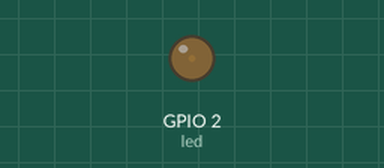
The program below on a simulated ESP8266 board running MicroPython. Parts: output pins drawn as LEDs (lit = HIGH, except the on-board LED, lit = LOW). What the program prints to the serial console is not drawn.

Above: at 0.05 s.
At 1.05 s:
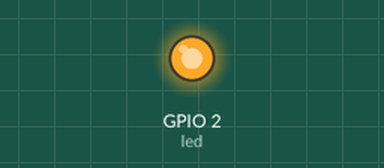
Timing chart, 0 to 3.0 s (numbered marks = the images above):
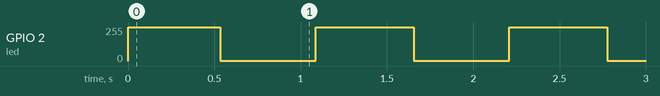

The program:

main.py
```python
# Throbbing EDM Dance Light
# A pulse-width modulated LED that fades in and out in sync with music.
from machine import Pin, PWM
from time import ticks_diff, ticks_us, sleep_us
from math import pi, cos
from config import BPM  # Beats per minute (BPM) is the tempo of the music.

GPIO = 2  # GPIO 2 is the built-in LED on a NodeMCU 8266. Change as needed.
led = PWM(Pin(GPIO), freq=1000)

bps = BPM / 60  # Dividing BPM by 60 seconds/minute gives beats per second.
bpms = bps / 1000  # Dividing again by 1000 gives beats per millisecond.
period = 1 / bpms  # Period is the time between beats (expressed in milliseconds.)
increment = pi / period  # Adding this to angle will get to 180 degrees (pi) in one beat.

print("\n\n{:3d} BPM".format(BPM))

a = 0  # Angle in radians.
while (1):
    start_time = ticks_us() # Used to remove calulation time from the eventual delay.
    x = cos(a) * 511 + 512  # Cosine ranges from -1 to 1. PWM amplitude requires 0 to 1023.
    led.duty(int(x))  # LED brightness is controlled by duty cycle.
    a += increment    # Syncs the LED transition to every two beats.
    if (a > 2 * pi):  # 2pi radians is one full cycle of the cosine wave.
        a = 0
    elapsed_time = ticks_diff(ticks_us(), start_time)
    sleep_us(1000 - elapsed_time)  # The loop delay is 1 millisecond, which is why beats per ms is important.
```

config.py
```python
BPM = 123
```

boot.py
```python
# On 8266, shutdown access point, which is active by default.
from network import WLAN, AP_IF
ap_if = WLAN(AP_IF)
ap_if.active(False)
```

Measured:
- by itself, GPIO 2 (led): repeats every 1.1 s: 254/255 0.01 s, 253/255 0.51 s, 1/255 0.06 s, 2/255 0.50 s, 253/255 0.01 s, 254/255 0.01 s, 255/255 0.03 s
